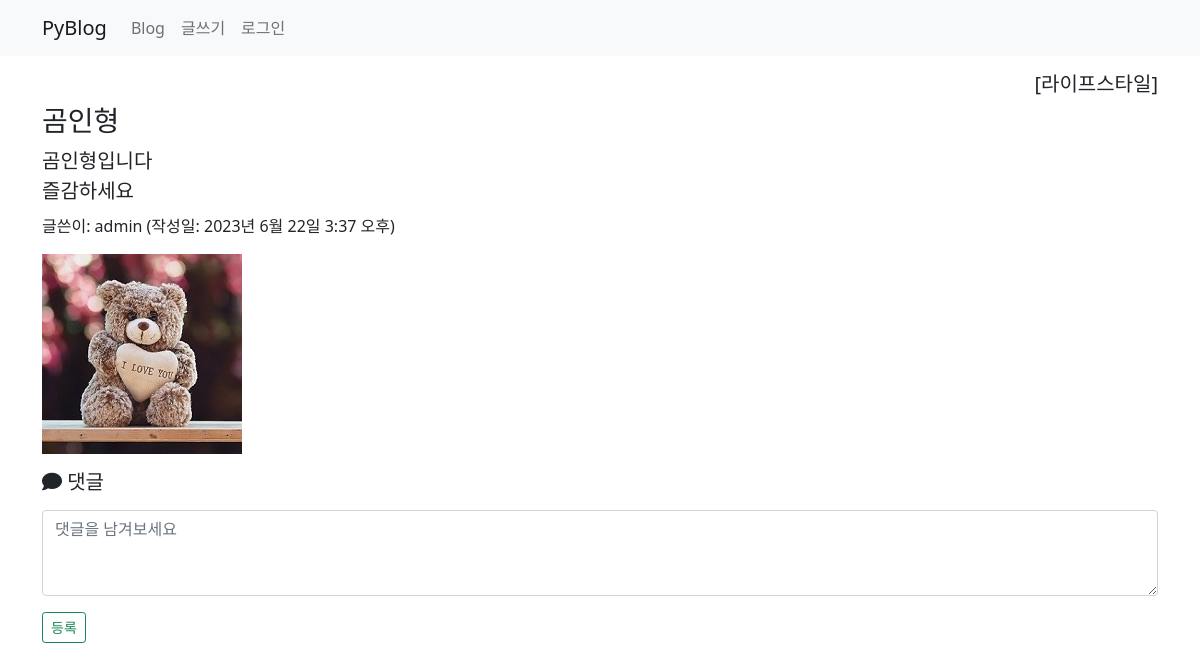
Page /blog/3/ on the committed database.
### blog/models.py (models this page shows, shortened)
class Post(models.Model):
    author = models.ForeignKey(User, on_delete=models.CASCADE)  # 글쓴이   # import
    title = models.CharField(max_length=100)    # 제목
    content = models.TextField()                # 내용
    pub_date = models.DateTimeField()           # 발행일
    modify_date = models.DateTimeField(null=True, blank=True)   # 입력 폼이 비어도 됨
    photo = models.ImageField(upload_to='blog/images/%Y/%m/%d/',    # 저장될 위치지정. 날짜별로 소문자 m이어야 달(월)
                              null=True, blank=True)    # null 허용, 파일 첨부 X일 수 있음
    file = models.FileField(upload_to='blog/files/%Y/%m/%d/',   # 파일 첨부 필드
                            null=True, blank=True)
    category = models.ForeignKey(Category, null=True, blank=True,   # 카테고리를 외래키로. 이래서 카테고리를 더 위에 적어야 함
                                 on_delete=models.SET_NULL)     # 카테고리가 삭제되어도 Null이 될 뿐 삭제되지는 않음

class Category(models.Model):
    name = models.CharField(max_length=50, unique=True)
    slug = models.SlugField(max_length=200, unique=True, allow_unicode=True)
    def __str__(self):
        return self.name
    class Meta:
        ordering = ['name']     # 이름순 정렬
        verbose_name = 'category'
        verbose_name_plural = 'categories'  # 여러개일때는 문법적으로 복수형으로, 안붙이면 그냥 categorys가 됨

### blog/views.py (the view)
# urls.py: path('<int:post_id>/', views.detail, name='detail'),            # 상세페이지
def detail(request, post_id):
    post = Post.objects.get(id=post_id)
    categories = Category.objects.all()     # 카테고리 추가
    context = {'post': post, 'categories': categories,
               }
    return render(request, 'blog/detail.html', context)

### templates/blog/detail.html (shortened to what this page needs)
{% extends 'base.html' %}
{% block content %}
        <section id="detail">
            {% if post.category %}
            <h5 class="text-end">[{{ post.category }}]</h5>
            {% endif %}
            <h3>{{ post.title }}</h3>
            <h5 style="white-space: pre-line; line-height: 1.5">{{ post.content }}</h5>
            <p>
                글쓴이: {{ post.author }} (작성일: {{ post.pub_date }})
            </p>
            {% if post.photo %}
                <img src="{{ post.photo.url }}">
            {% endif %}
            <div class="mt-3">
                <h5><i class="fa-solid fa-comment"></i> 댓글</h5>
            </div>
            <div>
                <form action="{% url 'blog:comment_create' post.id %}" method="post">
                    <div class="form-group">
                        <textarea name="content" rows="3" placeholder="댓글을 남겨보세요"
                                  class="form-control my-3" required></textarea>
                        <button type="submit" class="btn btn-sm btn-outline-success">등록</button>
                    </div>
                </form>
            </div>
        </section>
{% endblock %}

### rows in the picture
Post: category "라이프스타일", title "곰인형", content "곰인형입니다 즐감하세요", author "admin", pub_date "2023년 6월 22일 3:37 오후", photo (picture)
